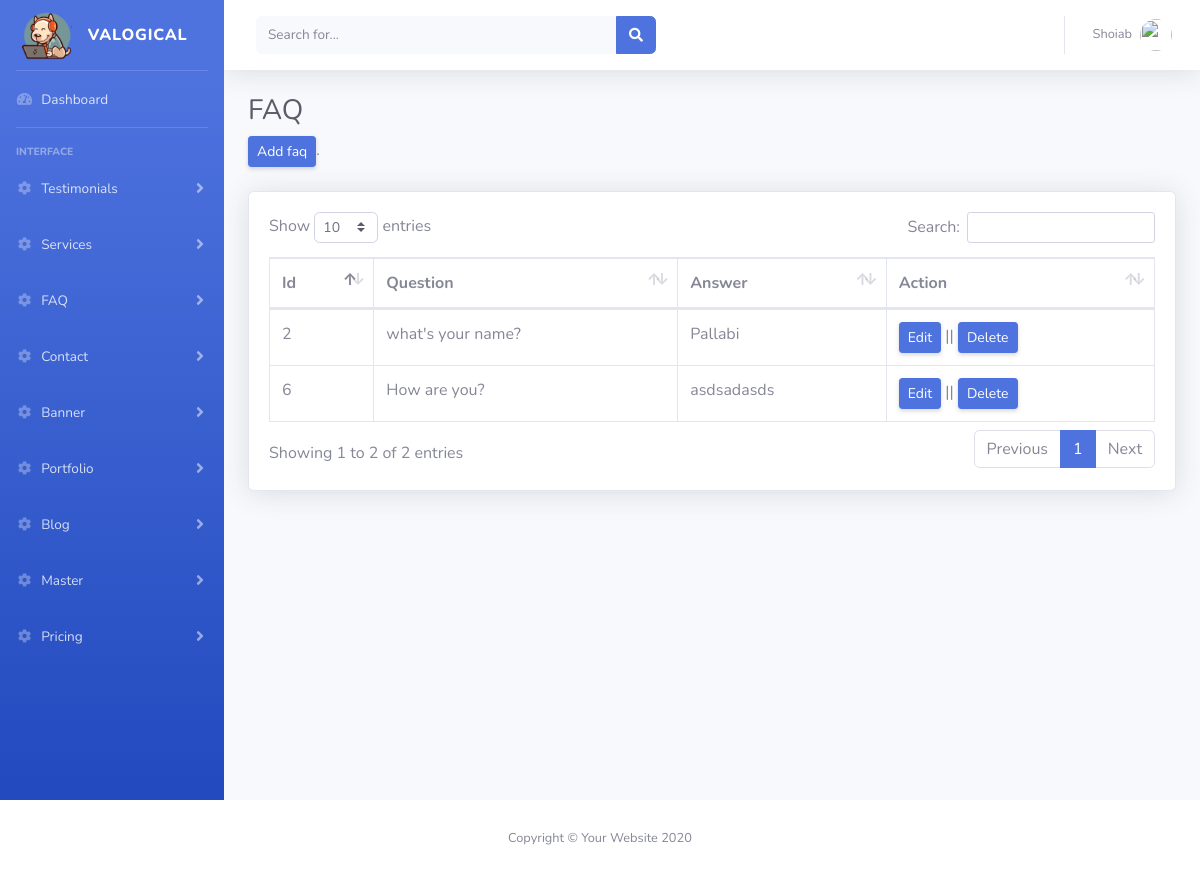
/admin/faq.php (signed in), run on the app's committed database.
### tables this page shows
CREATE TABLE `faq` (
  `faq_id` int(10) NOT NULL,
  `question` varchar(500) NOT NULL,
  `answer` longtext NOT NULL,
  `create_at` datetime NOT NULL DEFAULT current_timestamp(),
  `update_at` datetime NOT NULL DEFAULT current_timestamp() ON UPDATE current_timestamp()
);

### admin/faq.php (the view, shortened to what this page needs)
<?php include("include/master.php");
?>
        <div class="container-fluid">
          <h1 class="h3 mb-2 text-gray-800">FAQ </h1>
          <p class=" mb-4 "><a class="d-none d-sm-inline-block btn btn-sm btn-primary shadow-sm" href="add_faq.php">Add faq</a>.</p>
          <div class="card shadow mb-4">
            <div class="card-body">
              <div class="table-responsive">
                <?php $id = 0;
                $sql = "SELECT * FROM `faq`";
                $result = mysqli_query($conn, $sql);
                $row = mysqli_num_rows($result);
                ?>
                <?php if ($row == 0) : ?>
                  <h2>Data Not Found</h2>
                <?php else : ?>
                  <table class="table table-bordered" id="dataTable" width="100%" cellspacing="0">
                    <thead>
                      <tr>
                        <th>Id</th>
                        <th>Question</th>
                        <th>Answer</th>
                        <th>Action</th>
                      </tr>
                    </thead>
                    <tbody>
                      <?php
                      while ($rows = mysqli_fetch_assoc($result)) {
                      ?>
                        <tr>
                          <td><?php echo $rows['faq_id'] ?></td>
                          <td><?php echo $rows['question'] ?></td>
                          <td><?php echo $rows['answer'] ?></td>
                          <td><a class="d-none d-sm-inline-block btn btn-sm btn-primary shadow-sm" href="edit_faq.php?id=<?php echo $rows['faq_id']; ?>">Edit </a> || <a class="d-none d-sm-inline-block btn btn-sm btn-primary shadow-sm" onclick="return confirm('Are you sure?')" href="faq.php?id=<?php echo $rows['faq_id'] ?>&type=delete">Delete</a>
                          </td>
                        <?php } ?>
                        </tr>
                    </tbody>
                  </table>
                <?php endif ?>
              </div>
            </div>
          </div>
        </div>
      </div>
     </div>
  </div>
<?php
include("include/footer.php")
?>

### data on the page
faq: faq_id "2", question "what's your name?", answer "Pallabi"
faq: faq_id "6", question "How are you?", answer "asdsadasds"
